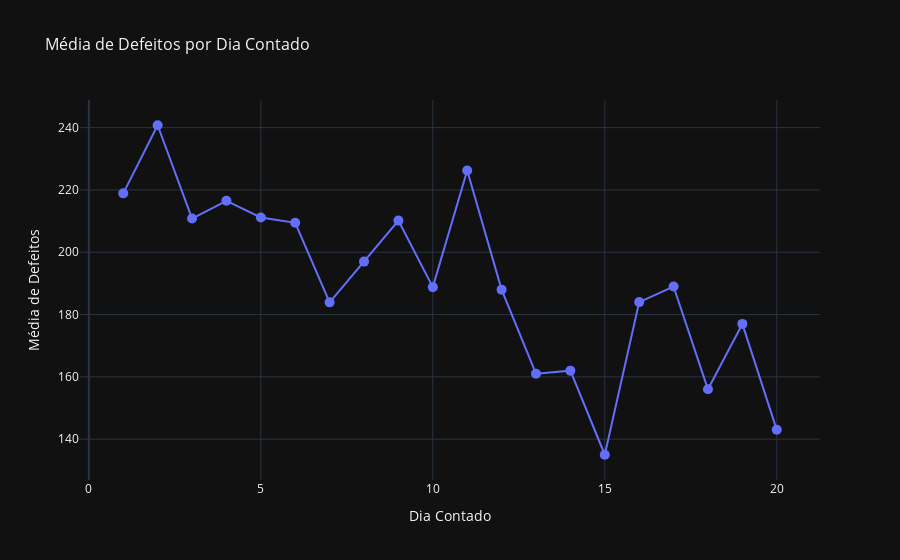

Source (notebook cell):
### Markdown cell above
Visualização

### Code cell
fig = go.Figure()

fig.add_trace(go.Scatter(x=defeitos_por_dia_contado['Dia Contado'],
                         y=defeitos_por_dia_contado['Média de Defeitos'],
                         mode='lines+markers', 
                         marker=dict(size=10),
                         name='Média de Defeitos'))

fig.update_layout(
    title='Média de Defeitos por Dia Contado',
    title_font_size=16,
    xaxis_title='Dia Contado',
    xaxis_title_font_size=14,
    yaxis_title='Média de Defeitos',
    yaxis_title_font_size=14,
    template='plotly_dark',
)

fig.show()

### Figure 1 — Plotly figure (JSON) as saved in the notebook; plotly's stock layout.template omitted (floating-point values rounded to 4 significant figures)
{"data": [{"marker": {"size": 10}, "mode": "lines+markers", "name": "Média de Defeitos", "type": "scatter", "x": [1, 2, 3, 4, 5, 6, 7, 8, 9, 10, 11, 12, 13, 14, 15, 16, 17, 18, 19, 20], "y": [218.9, 240.8, 210.8, 216.5, 211.2, 209.5, 183.9, 197, 210.2, 188.8, 226.2, 188, 161, 162, 135, 184, 189, 156, 177, 143]}], "layout": {"title": {"font": {"size": 16}, "text": "Média de Defeitos por Dia Contado"}, "xaxis": {"title": {"font": {"size": 14}, "text": "Dia Contado"}}, "yaxis": {"title": {"font": {"size": 14}, "text": "Média de Defeitos"}}}}
